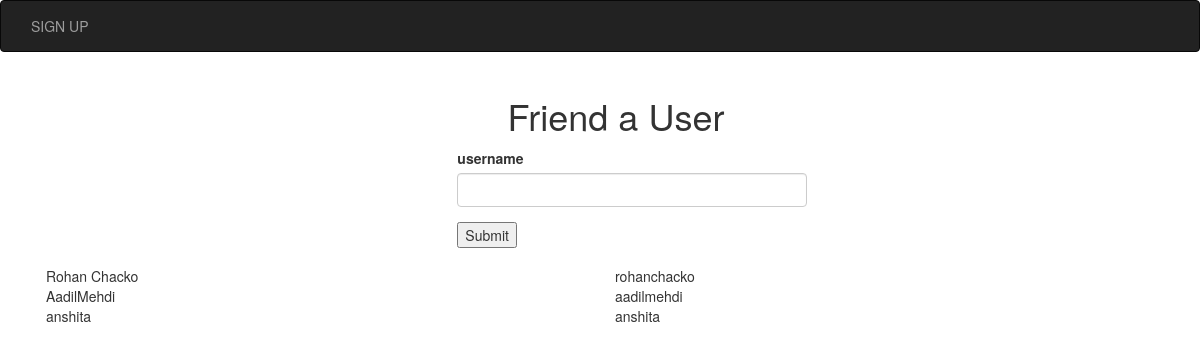
Before: /Rohan Chacko/add-friend (signed in) with the older database file.
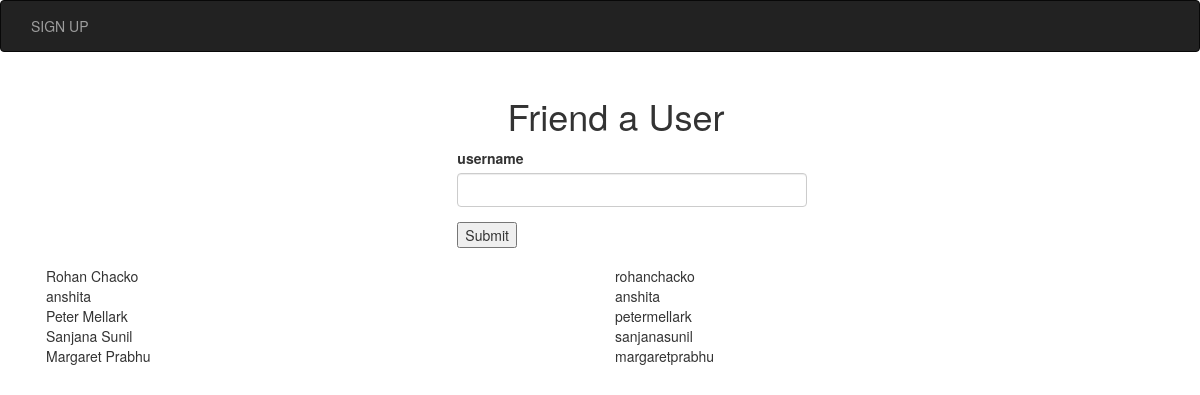
After: the same page with the newer database file.
### models.py (models this page shows, shortened)
class User(UserMixin, db.Model):
    id = db.Column('user_id', db.Integer, primary_key=True, autoincrement=True)
    username = db.Column('username', db.String(64), unique=True, nullable=False)
    name = db.Column('name', db.String(120), unique=False, nullable=False)
    dob = db.Column('date_of_birth', db.DateTime, nullable=False)
    email = db.Column('email', db.String(64), nullable=False, unique=True)
    registration_time = db.Column('registration_time',db.DateTime, default=datetime.utcnow)
    password_hash = db.Column('password_hash',db.String(80), nullable=False)
    remember_me = db.Column('remember_me', db.Boolean, unique=False, default=False)
    profile_picture_filename = db.Column('profile_picture_filename', db.String(64))
    profile_picture_url = db.Column('profile_picture_url', db.String(64))
    followed = db.relationship(
    'User', secondary=followers,
    primaryjoin=(followers.c.follower_id == id),
    secondaryjoin=(followers.c.followed_id == id),
    backref=db.backref('followers', lazy='dynamic'), lazy='dynamic')
    tasks = db.relationship(
        'Task',
        backref=db.backref('user', lazy='joined'),
        cascade="all, delete-orphan",
        passive_deletes=True
    )
    lists = db.relationship(
        'List',
        backref=db.backref('user', lazy='joined'),
        cascade="all, delete-orphan",
        passive_deletes=True
    )

### app.py (the view, shortened to what this page needs)
@app.route("/<user_name>/add-friend", methods=['GET','POST'])
@login_required
def add_friend(user_name):
    form = FriendForm()
    user_a_id = current_user.id
    return render_template('friend_form.html', form=form, users = User.query.all(), username = user_name)

### app.py
class FriendForm(FlaskForm):
    username = StringField('username',validators=[InputRequired(), Length(max=20)])

### app.py (called while the page is built)
@login_manager.user_loader
def load_user(user_id):
    return User.query.get(int(user_id))

### models.py (called while the page is built)
@event.listens_for(engine.Engine, 'connect')
def __set_sqlite_pragma(db_conn, conn_record):
    cursor = db_conn.cursor()
    cursor.execute('PRAGMA foreign_keys=ON;')
    cursor.close()

### templates/friend_form.html (shortened to what this page needs)
{% extends 'base.html' %}
{% block content %}
<div class="container">
    <div class="row">
        <div class="col-sm-3"></div>
        <div class="col-sm-6 caption1 align="center"">
            <h1>Friend a User</h1>
        </div>
        <div class="col-sm-3"></div>
    </div>
    <div class="container">
        <div class="col-sm-4"></div>
        <div class="col-sm-4">
            <form class="" action="/{{username}}/add-friend" method="POST">
                {% from "_formhelpers.html" import render_field %}
                <div class="form-group">{{render_field(form.username, class_="form-control")}}</div>
                <input type="submit" value="Submit">
            </form>
        </div>
        <div class="col-sm-4"></div>
    </div>
</div>
<div class="container-fluid">
{% if users %}
{% for user in users %}
<div class="row">
	<div class="col-sm-6">{{user.name}}</div>
	<div class="col-sm-6">{{user.username}}</div>
</div>
{% endfor %}
{% endif %}
</div>
{% endblock %}

### templates/base.html (shortened to what this page needs)
<html>
	<head>
		<link rel="stylesheet" href="https://maxcdn.bootstrapcdn.com/bootstrap/3.3.7/css/bootstrap.min.css">
	</head>
	<body>
            <nav class="navbar navbar-inverse">
                <div class="container-fluid">
                    <ul class="nav navbar-nav">
                        <li><a href="/user/registration">SIGN UP</a></li>
                    </ul>
                </div>
            </nav>
        <div class="container">
            {% block content %}{% endblock %}
        </div>
	</body>
</html>

### templates/_formhelpers.html (shortened to what this page needs)
{% macro render_field(field) %}
	{{ field.label }}
	{{ field(**kwargs)|safe }}
{% endmacro %}

### templates/base.html (style rules this page uses)
.caption1 { text-align: center; }
.container { padding: 2px 16px; }

Changed rows visible on the page:
removed User: name "AadilMehdi", username "aadilmehdi"
added User: name "Peter Mellark", username "petermellark"
added User: name "Sanjana Sunil", username "sanjanasunil"
added User: name "Margaret Prabhu", username "margaretprabhu"
